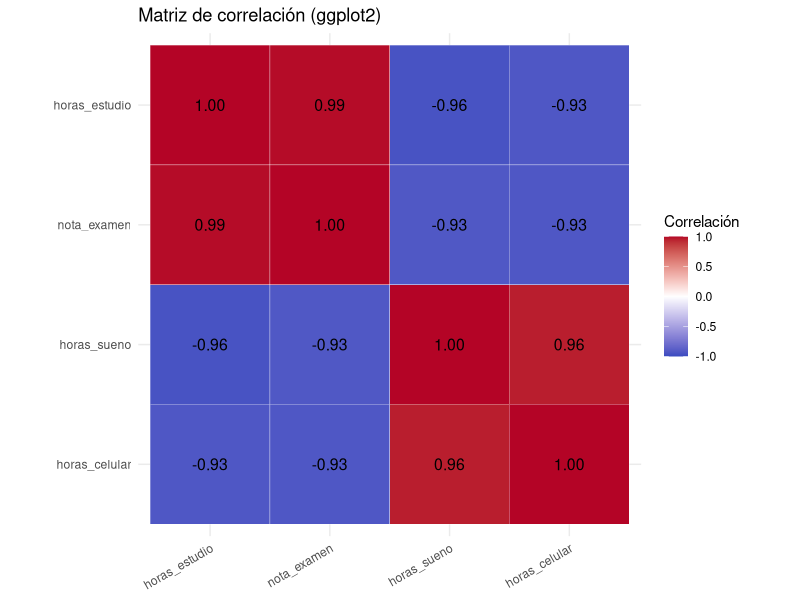
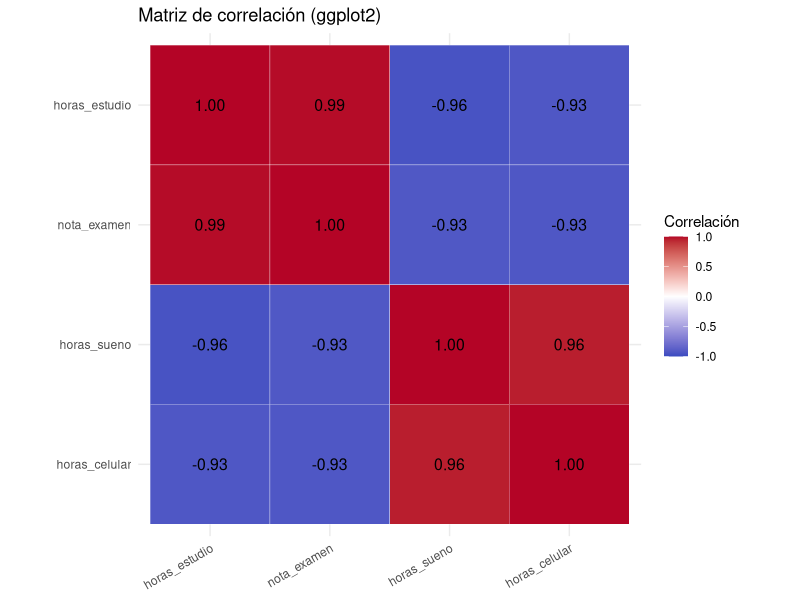

Write the R code that produced these figures, in order.
## PASO 09
library(tidyverse)

datos <- data.frame(
  horas_estudio = c(2, 4, 5, 3, 6, 8, 7, 1, 9, 5),
  nota_examen   = c(9, 12, 13, 10, 15, 17, 16, 7, 18, 14),
  horas_sueno   = c(8, 7, 6, 7, 6, 5, 6, 8, 5, 7),
  horas_celular = c(6, 5, 3, 5, 3, 2, 4, 7, 2, 4)
)

matriz_corr <- cor(datos)
print(round(matriz_corr, 4))

## PASO 10
corr_larga <- as.data.frame(matriz_corr) %>%
  rownames_to_column("var1") %>%
  pivot_longer(-var1, names_to = "var2", values_to = "correlacion")

print(nrow(corr_larga))                       # debe dar 16
stopifnot(nrow(corr_larga) == ncol(datos)^2)  # variables al cuadrado


## PASO 11
# Mantener el orden original de las variables en los ejes
orden <- colnames(datos)
corr_larga$var1 <- factor(corr_larga$var1, levels = rev(orden))
corr_larga$var2 <- factor(corr_larga$var2, levels = orden)

p <- ggplot(corr_larga, aes(x = var2, y = var1, fill = correlacion)) +
  geom_tile(color = "white") +
  geom_text(aes(label = sprintf("%.2f", correlacion)), size = 4) +
  scale_fill_gradient2(low = "#3B4CC0", mid = "white", high = "#B40426",
                       midpoint = 0, limits = c(-1, 1),
                       name = "Correlación") +
  coord_fixed() +
  labs(title = "Matriz de correlación (ggplot2)", x = NULL, y = NULL) +
  theme_minimal() +
  theme(axis.text.x = element_text(angle = 30, hjust = 1))

print(p)
ggsave("heatmap_ggplot2.png", plot = p, width = 6, height = 5, dpi = 150)
